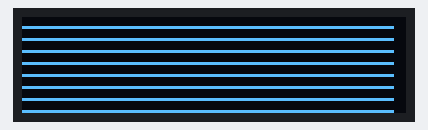
Recording of a sketch running on a simulated Arduino Uno, built with avr-gcc and run on an emulated ATmega328P. Parts: 128×32 one-colour display. What the sketch prints to the serial monitor is not drawn.

Above: at 0.11 s.
At 5.06 s:
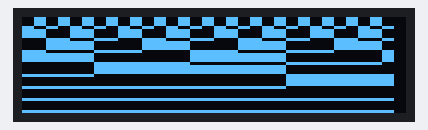
At 10.01 s:
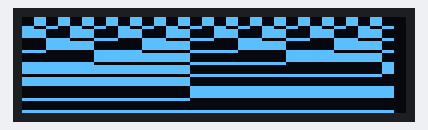
At 19.92 s:
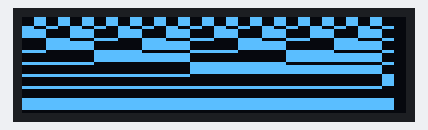
At 29.83 s:
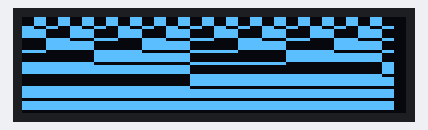
At 39.85 s:
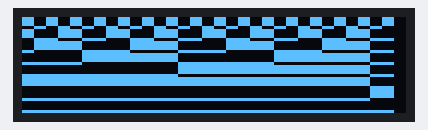

The sketch:

Modul01_2.ino
```cpp
/* Program : Tampilan Plotter
* Contoh memrogram:
* - oled grafik
* - serial plotter
* - membuat buffer geser
* - operasi bitwise
* (c) Eko M. Budi, 2023
*/

#define BAUD 500000

// pustaka OLED
#include <Adafruit_GFX.h>
#include <Adafruit_SSD1306.h>

// pesan obyek display
#define D_WIDTH   128
#define D_HEIGHT  32
#define D_RESET   4
#define D_ADDR    0x3C
Adafruit_SSD1306 oled(D_WIDTH, D_HEIGHT, &Wire, D_RESET);

// rutin untuk plot biner ke oled 128x32 pixel
// akan diplot 32 byte terakhir
#define N_BYTE 32
#define B_HEIGHT (D_HEIGHT/8)
#define B_WIDTH (D_WIDTH/N_BYTE)

void oledPlotBiner(byte d) {
// buffer untuk menyimpan sebanyak N_BYTE terakhir
static byte d_buffer[N_BYTE];

// sebelum simpan data, geser memori buffer
for (int i=0; i<N_BYTE-1; i++) {
   d_buffer[i] = d_buffer[i+1];
}
// masukkan data terakhir
d_buffer[N_BYTE-1] = d;

oled.clearDisplay();

// mulai plot semua d_buffer
for (int j=0; j<N_BYTE-1; j++) {
  int d0 = d_buffer[j];
  int x = j*B_WIDTH;    // posisi x grafik
  // plot semua bit
  for (int i=0; i<8; i++) {
      int y = i*B_HEIGHT; // posisi y grafik
      int h = (d0 & 1); // ambil bit-0 yang akan diplot
       d0 = d0 >> 1; // geser agar bit-0 berikutnya siap

// sesuaikan h dan y, karena koordinat ke kiri bawah
if (h) {
        h = B_HEIGHT-1;
      }
      else {
        y = y + B_HEIGHT-1;
        h = 1;
      }
      // gambar grafiknya
      oled.fillRect(x, y, B_WIDTH, h, SSD1306_WHITE);
    }
  }
  oled.display();
}

// Plot data bit per bit ke Serial Plotter
void plotBiner(byte d) {
  const int ROW_H = 2;

 // plot 8 bit
 // karena plot pertama ada di bawah
 // maka plot dari bit-7 ke bit-0
 for(int i=0; i<8; i++) {
    int h = (d & 0x80) >> 7; // ambil bit-7
    d = d << 1;  // geser agar bit-7 siap
    Serial.print(h + (i*ROW_H));
    Serial.print(' ');
  }
  Serial.println();
}

// data
byte counter=0;

void setup(void)
{
  Serial.begin(BAUD);
  Serial.println("\nPlotter Test");

  // siapkan OLED
  if (!oled.begin(SSD1306_SWITCHCAPVCC, D_ADDR)) {
    Serial.println("OLED allocation failed");
    for (;;); // Don't proceed, loop forever
  }

  // Header untuk plot bit per bit
  Serial.println("d7 d6 d5 d4 d3 d2 d1 d0");
}

void loop(void)
{
counter++;
oledPlotBiner(counter);
plotBiner(counter);
delay(100);
}
```
